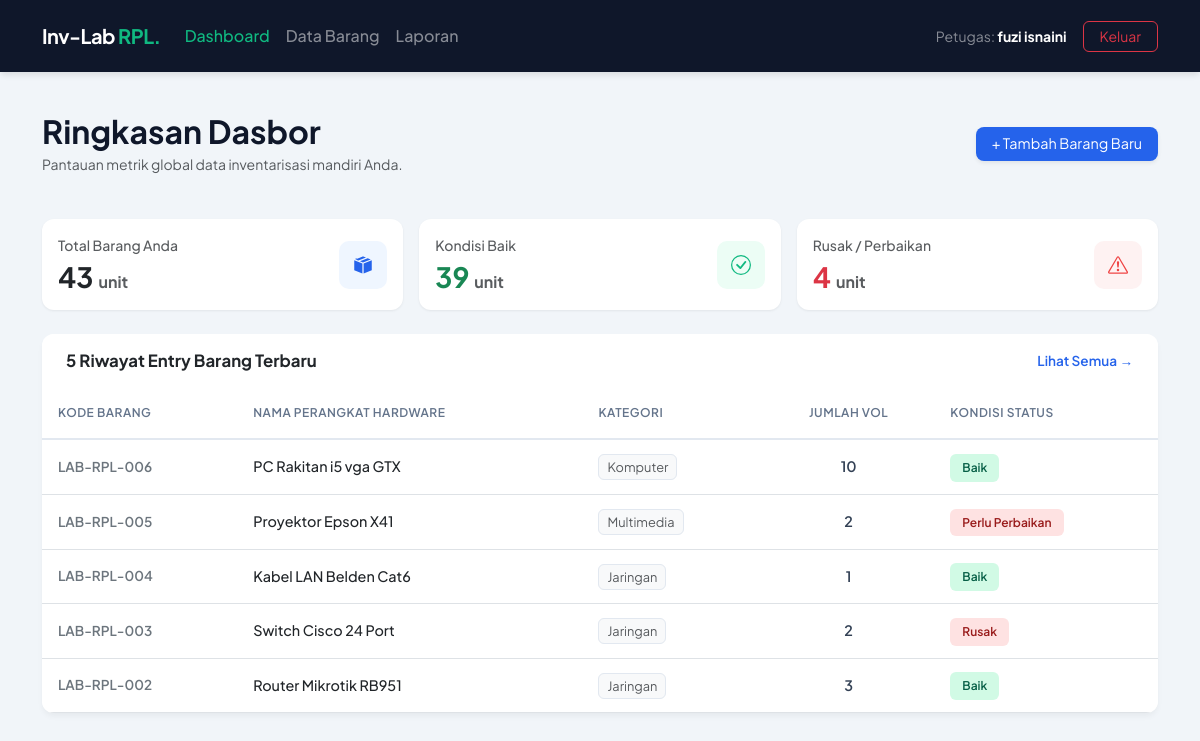
/dashboard.php (signed in), run on the app's committed database.
### tables this page shows
CREATE TABLE `barang` (
  `id` int NOT NULL,
  `user_id` int NOT NULL,
  `nama_barang` varchar(100) NOT NULL,
  `kode_barang` varchar(50) NOT NULL,
  `kategori` varchar(100) NOT NULL,
  `jumlah` int NOT NULL,
  `kondisi` varchar(50) NOT NULL,
  `lokasi` varchar(100) NOT NULL,
  `tanggal_input` date NOT NULL,
  `created_at` timestamp NULL DEFAULT NULL,
  `updated_at` timestamp NULL DEFAULT NULL
);

### dashboard.php (the view, shortened to what this page needs)
<?php
include 'config/database.php';
$user_id = $_SESSION['user_id'];
$total_barang = mysqli_fetch_assoc(mysqli_query($conn, "SELECT SUM(jumlah) as total FROM barang WHERE user_id=$user_id"))['total'] ?? 0;
$kondisi_baik = mysqli_fetch_assoc(mysqli_query($conn, "SELECT SUM(jumlah) as total FROM barang WHERE user_id=$user_id AND kondisi='Baik'"))['total'] ?? 0;
$kondisi_rusak = mysqli_fetch_assoc(mysqli_query($conn, "SELECT SUM(jumlah) as total FROM barang WHERE user_id=$user_id AND (kondisi='Rusak' OR kondisi='Perlu Perbaikan')"))['total'] ?? 0;
$barang_terbaru = mysqli_query($conn, "SELECT * FROM barang WHERE user_id=$user_id ORDER BY id DESC LIMIT 5");
?>
<!DOCTYPE html>
<html lang="id">
<head>
    <link href="https://cdn.jsdelivr.net/npm/bootstrap@5.3.0/dist/css/bootstrap.min.css" rel="stylesheet">
</head>
<body>
<nav class="navbar navbar-expand-lg navbar-dark sticky-top py-3">
    <div class="container">
        <a class="navbar-brand text-white" href="#">Inv-Lab <span class="text-emerald" style="color: #10b981;">RPL.</span></a>
        <div class="collapse navbar-collapse" id="navbarNav">
            <ul class="navbar-nav me-auto">
                <li class="nav-item"><a class="nav-link active text-white" href="dashboard.php">Dashboard</a></li>
                <li class="nav-item"><a class="nav-link text-white-50" href="barang/index.php">Data Barang</a></li>
                <li class="nav-item"><a class="nav-link text-white-50" href="laporan/barang_print.php" target="_blank">Laporan</a></li>
            </ul>
            <div class="d-flex align-items-center">
                <span class="navbar-text text-white-50 me-3 small">Petugas: <strong class="text-white"><?= htmlspecialchars($_SESSION['name']); ?></strong></span>
                <a href="auth/logout.php" class="btn btn-outline-danger btn-sm px-3" style="border-radius: 6px;">Keluar</a>
            </div>
        </div>
    </div>
</nav>
<div class="container mb-5">
    <div class="main-header d-flex flex-column flex-md-row justify-content-between align-items-md-center">
        <div>
            <h2 class="fw-bold tracking-tight mb-1">Ringkasan Dasbor</h2>
            <p class="text-muted small mb-0">Pantauan metrik global data inventarisasi mandiri Anda.</p>
        </div>
        <div class="mt-3 mt-md-0">
            <a href="barang/create.php" class="btn btn-primary px-3 shadow-sm font-semibold" style="background-color: #2563eb; border: none; border-radius: 8px; font-size: 0.9rem;">
                + Tambah Barang Baru
            </a>
        </div>
    </div>
    <div class="row g-3 mt-1">
        <div class="col-md-4">
            <div class="card stat-card p-3">
                <div class="d-flex align-items-center justify-content-between">
                    <div>
                        <p class="text-muted small fw-medium mb-1">Total Barang Anda</p>
                        <h3 class="fw-bold mb-0"><?= number_format($total_barang); ?> <span class="fs-6 text-muted font-normal">unit</span></h3>
                    </div>
                    <div class="stat-icon-box" style="background-color: #eff6ff; color: #2563eb;">
                    </div>
                </div>
            </div>
        </div>
        <div class="col-md-4">
            <div class="card stat-card p-3">
                <div class="d-flex align-items-center justify-content-between">
                    <div>
                        <p class="text-muted small fw-medium mb-1">Kondisi Baik</p>
                        <h3 class="fw-bold mb-0 text-success"><?= number_format($kondisi_baik); ?> <span class="fs-6 text-muted font-normal">unit</span></h3>
                    </div>
                    <div class="stat-icon-box" style="background-color: #ecfdf5; color: #10b981;">
                    </div>
                </div>
            </div>
        </div>
        <div class="col-md-4">
            <div class="card stat-card p-3">
                <div class="d-flex align-items-center justify-content-between">
                    <div>
                        <p class="text-muted small fw-medium mb-1">Rusak / Perbaikan</p>
                        <h3 class="fw-bold mb-0 text-danger"><?= number_format($kondisi_rusak); ?> <span class="fs-6 text-muted font-normal">unit</span></h3>
                    </div>
                    <div class="stat-icon-box" style="background-color: #fef2f2; color: #ef4444;">
                    </div>
                </div>
            </div>
        </div>
    </div>
    <div class="card table-card mt-4">
        <div class="card-header border-0 bg-white py-3 px-4 d-flex align-items-center justify-content-between">
            <h5 class="fw-bold mb-0 text-dark" style="font-size: 1.05rem;">5 Riwayat Entry Barang Terbaru</h5>
            <a href="barang/index.php" class="btn btn-link text-decoration-none small p-0 fw-semibold" style="color: #2563eb; font-size: 0.85rem;">Lihat Semua &rarr;</a>
        </div>
        <div class="table-responsive">
            <table class="table table-hover mb-0 align-middle">
                <thead>
                    <tr>
                        <th>Kode Barang</th>
                        <th>Nama Perangkat Hardware</th>
                        <th>Kategori</th>
                        <th class="text-center">Jumlah Vol</th>
                        <th>Kondisi Status</th>
                    </tr>
                </thead>
                <tbody>
                    <?php if (mysqli_num_rows($barang_terbaru) > 0): ?>
                        <?php while($row = mysqli_fetch_assoc($barang_terbaru)): ?>
                        <tr>
                            <td class="fw-semibold text-secondary" style="font-size: 0.85rem;"><?= htmlspecialchars($row['kode_barang']); ?></td>
                            <td class="fw-medium text-dark"><?= htmlspecialchars($row['nama_barang']); ?></td>
                            <td><span class="text-muted bg-light px-2 py-1 rounded" style="font-size: 0.8rem; border: 1px solid #e2e8f0;"><?= htmlspecialchars($row['kategori']); ?></span></td>
                            <td class="text-center fw-semibold"><?= number_format($row['jumlah']); ?></td>
                            <td>
                                <?php if ($row['kondisi'] == 'Baik'): ?>
                                    <span class="badge-status bg-status-baik">Baik</span>
                                <?php else: ?>
                                    <span class="badge-status bg-status-rusak"><?= htmlspecialchars($row['kondisi']); ?></span>
                                <?php endif; ?>
                            </td>
                        </tr>
                        <?php endwhile; ?>
                    <?php else: ?>
                        <tr>
                            <td colspan="5" class="text-center py-4 text-muted small">Belum ada rekaman data inventaris barang yang Anda masukkan.</td>
                        </tr>
                    <?php endif; ?>
                </tbody>
            </table>
        </div>
    </div>
</div>
</body>
</html>

### dashboard.php (style rules this page uses)
body { font-family: 'Plus Jakarta Sans', sans-serif; background-color: #f1f5f9; color: #0f172a; }
.navbar { background-color: #0f172a !important; box-shadow: 0 4px 6px -1px rgba(0, 0, 0, 0.1); }
.navbar-brand { font-weight: 700; letter-spacing: -0.5px; }
.nav-link { font-weight: 500; transition: color 0.2s ease; }
.nav-link:hover, .nav-link.active { color: #10b981 !important; }
.main-header { padding: 2.5rem 0 1.5rem 0; }
.stat-card { border: none; border-radius: 12px; transition: transform 0.2s ease, box-shadow 0.2s ease; box-shadow: 0 1px 3px rgba(0,0,0,0.05), 0 1px 2px rgba(0,0,0,0.02); background-color: #ffffff; }
.stat-icon-box { width: 48px; height: 48px; border-radius: 10px; display: flex; align-items: center; justify-content: center; font-weight: bold; }
.table-card { border: none; border-radius: 12px; box-shadow: 0 4px 6px -1px rgba(0, 0, 0, 0.05); background-color: #ffffff; overflow: hidden; }
.table thead { background-color: #f8fafc; border-bottom: 2px solid #e2e8f0; }
.table th { font-weight: 600; text-transform: uppercase; font-size: 0.75rem; letter-spacing: 0.5px; color: #64748b; padding: 1rem; }
.table td { padding: 1rem; vertical-align: middle; color: #334155; font-size: 0.9rem; }
.badge-status { padding: 0.4rem 0.75rem; border-radius: 6px; font-weight: 600; font-size: 0.75rem; }
.bg-status-baik { background-color: #d1fae5; color: #065f46; }
.bg-status-rusak { background-color: #fee2e2; color: #991b1b; }

### data on the page
barang: kode_barang "LAB-RPL-006", nama_barang "PC Rakitan i5 vga GTX", kategori "Komputer", jumlah "10", kondisi "Baik"
barang: kode_barang "LAB-RPL-005", nama_barang "Proyektor Epson X41", kategori "Multimedia", jumlah "2", kondisi "Perlu Perbaikan"
barang: kode_barang "LAB-RPL-004", nama_barang "Kabel LAN Belden Cat6", kategori "Jaringan", jumlah "1", kondisi "Baik"
barang: kode_barang "LAB-RPL-003", nama_barang "Switch Cisco 24 Port", kategori "Jaringan", jumlah "2", kondisi "Rusak"
barang: kode_barang "LAB-RPL-002", nama_barang "Router Mikrotik RB951", kategori "Jaringan", jumlah "3", kondisi "Baik"

### other printed values
$_SESSION['name'] "fuzi isnaini"
$total_barang "43"
$kondisi_baik "39"
$kondisi_rusak "4"
